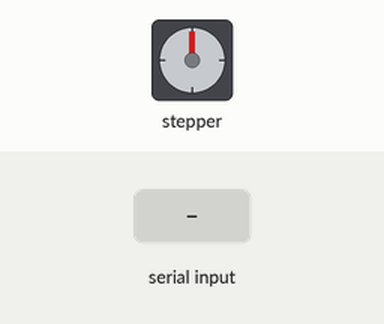
The sketch below on a simulated Arduino Uno, built with avr-gcc and run on an emulated ATmega328P. Shown: stepper motor. The inputs (shaded band) are chosen by the test bench. Stepper angles assume 200 steps per turn; what the sketch prints to the serial monitor is not drawn.

Above: at 1.2 s.
1.3 s: "90,45\n" received over Serial
2.8 s: "30,150\n" received over Serial
Timing chart, 0 to 5.8 s (numbered marks = the images above; inputs shaded):
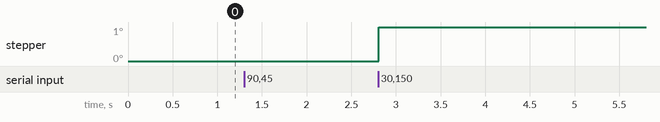

The sketch:

PSTc_Prompt_Stepper_Pos.ino
```cpp
//Tells a Nema 17 stepper motor to move to the position
//given by the joystick
#include <AccelStepper.h>
#include <MultiStepper.h>

//Joystick pins
const int joyXpin = A2; //analog pins
const int joyYpin = A3;
const int joyButton = 13;

//Joystick Variables
int xJoyVal = 0; //initializes x value to be 0
int yJoyVal = 0; //initializes y value to be 0
int buttonState = 0;

//Stepper motor pins
const int xDirPin = 2;
const int xStepPin = 3;
const int xSleepPin = 4;

const int yDirPin = 5;
const int yStepPin = 6;
const int ySleepPin = 7;

//Position
int xPosRange[2] = {-180, 180};
int yPosRange[2] = {-180, 180};
long xyPos[2] = {0,0}; //Stores the positions [x,y] for the two motors

AccelStepper xStepper(AccelStepper::DRIVER, xStepPin, xDirPin);
AccelStepper yStepper(AccelStepper::DRIVER, yStepPin, yDirPin);
MultiStepper bothSteppers;

void setup() {
  xStepper.setMaxSpeed(5000);
  yStepper.setMaxSpeed(5000);
  xStepper.setAcceleration(5000);
  yStepper.setAcceleration(5000);
  xStepper.setCurrentPosition(0);
  yStepper.setCurrentPosition(0);

  bothSteppers.addStepper(xStepper);
  bothSteppers.addStepper(yStepper);

  digitalWrite(xSleepPin, HIGH);  //Active low: sleeps when set to low
  digitalWrite(ySleepPin, HIGH);
  Serial.begin(9600);
}

void loop() {
  promptToPos();

 xStepper.moveTo(xyPos);
  xStepper.run();//make sure right

  delay(10);
}

void homeSteppers(){
  //Set both x and y steppers to 0
  //Set the status of the steppers to "Homed"
}

void getJoystickValues(){
  xJoyVal = analogRead(joyXpin);
  yJoyVal = analogRead(joyYpin);
  buttonState = digitalRead(joyButton);

  Serial.print("X: ");
  Serial.print(xJoyVal);
  Serial.print(" | Y: ");
  Serial.print(yJoyVal);
  Serial.print(" | Button: ");
  Serial.println(buttonState);
}

//Sets xyPos to the position indicated by the joystick
void setPosToJoy(){
  xyPos[0] = map(xJoyVal, 0, 1023, xPosRange[0], xPosRange[1]);
  xyPos[1] = map(yJoyVal, 0, 1023, yPosRange[0], yPosRange[1]);

  Serial.print("x: ");
  Serial.print(xyPos[0]);
  Serial.print(" | y: ");
  Serial.println(xyPos[1]);
}

void promptToPos(){
  Serial.println("Enter a position for X: ");
  xyPos[0] = getInput();           //Relative
  Serial.print("X Input: ");
  Serial.println(xyPos[0]);
  Serial.println("Enter a position for Y: ");
  xyPos[1] = getInput();           //Relative
  Serial.print("Y Input: ");
  Serial.println(xyPos[1]);
}

long getInput(){
  while(1){
    if (Serial.available() > 0){
      String input = Serial.readStringUntil('\n');
      return input.toInt();//
    }
  }
}
```

Measured:
- after the input at 1.3 s, every drawn part: stays the same
